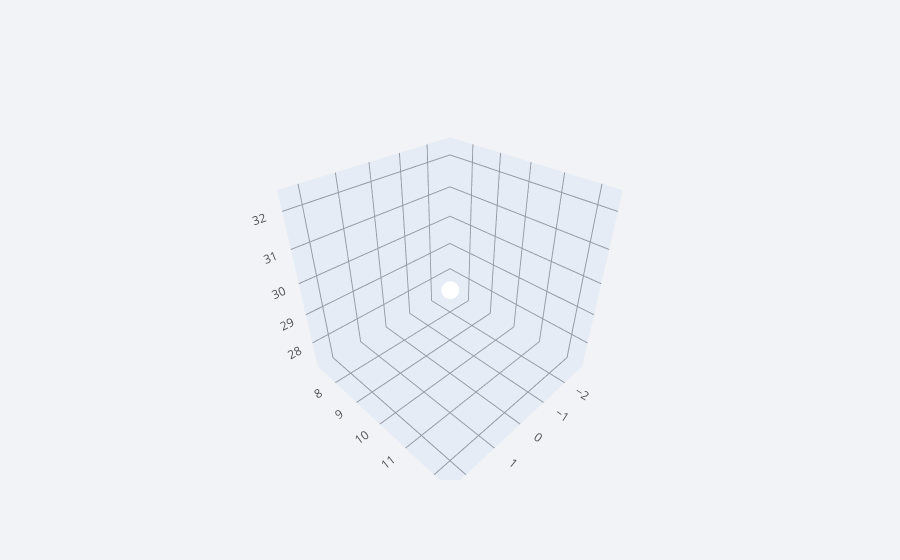

The cell this chart's notebook holds for it:
### Code cell
df.iplot(x = 'a', y = 'a1', z = 'b1', kind = 'scatter3d')

### Figure 1 — Plotly figure (JSON) as saved in the notebook; plotly's stock layout.template omitted (floating-point values rounded to 4 significant figures; data arrays with more than 128 entries replaced by an {"elided": "..."} marker saying what was removed)
{"data": [{"marker": {"color": {"elided": "300 str values"}, "opacity": 0.8, "size": {"elided": "300 int values"}, "symbol": "circle"}, "mode": "markers", "text": {"elided": "300 str values"}, "type": "scatter3d", "x": {"elided": "300 float values"}, "y": {"elided": "300 float values"}, "z": {"elided": "300 float values"}}], "layout": {"legend": {"bgcolor": "#F2F3F7", "font": {"color": "#505050"}}, "paper_bgcolor": "#F2F3F7", "plot_bgcolor": "#F2F3F7", "scene": {"xaxis": {"gridcolor": "#9499A3", "showgrid": true, "tickfont": {"color": "#505050"}, "title": {"font": {"color": "#505050"}, "text": ""}, "zerolinecolor": "#9499A3"}, "yaxis": {"gridcolor": "#9499A3", "showgrid": true, "tickfont": {"color": "#505050"}, "title": {"font": {"color": "#505050"}, "text": ""}, "zerolinecolor": "#9499A3"}, "zaxis": {"gridcolor": "#9499A3", "showgrid": true, "tickfont": {"color": "#505050"}, "title": {"font": {"color": "#505050"}, "text": ""}, "zerolinecolor": "#9499A3"}}, "title": {"font": {"color": "#484848"}}}}
